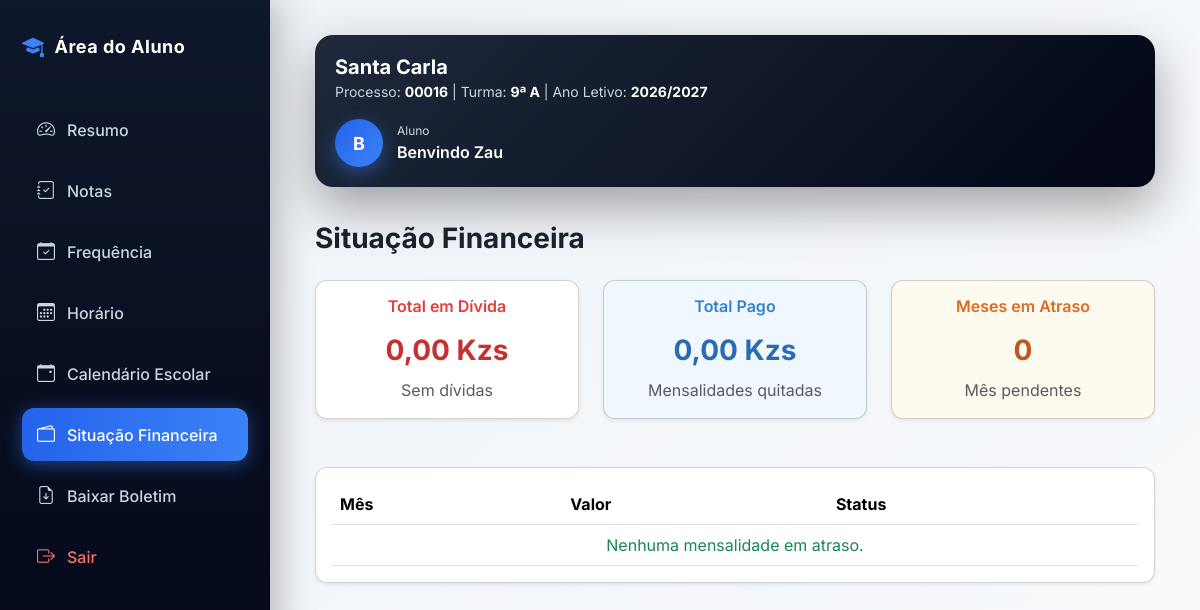
Page /alunos/financeiro/ (signed in) on the earlier database version.
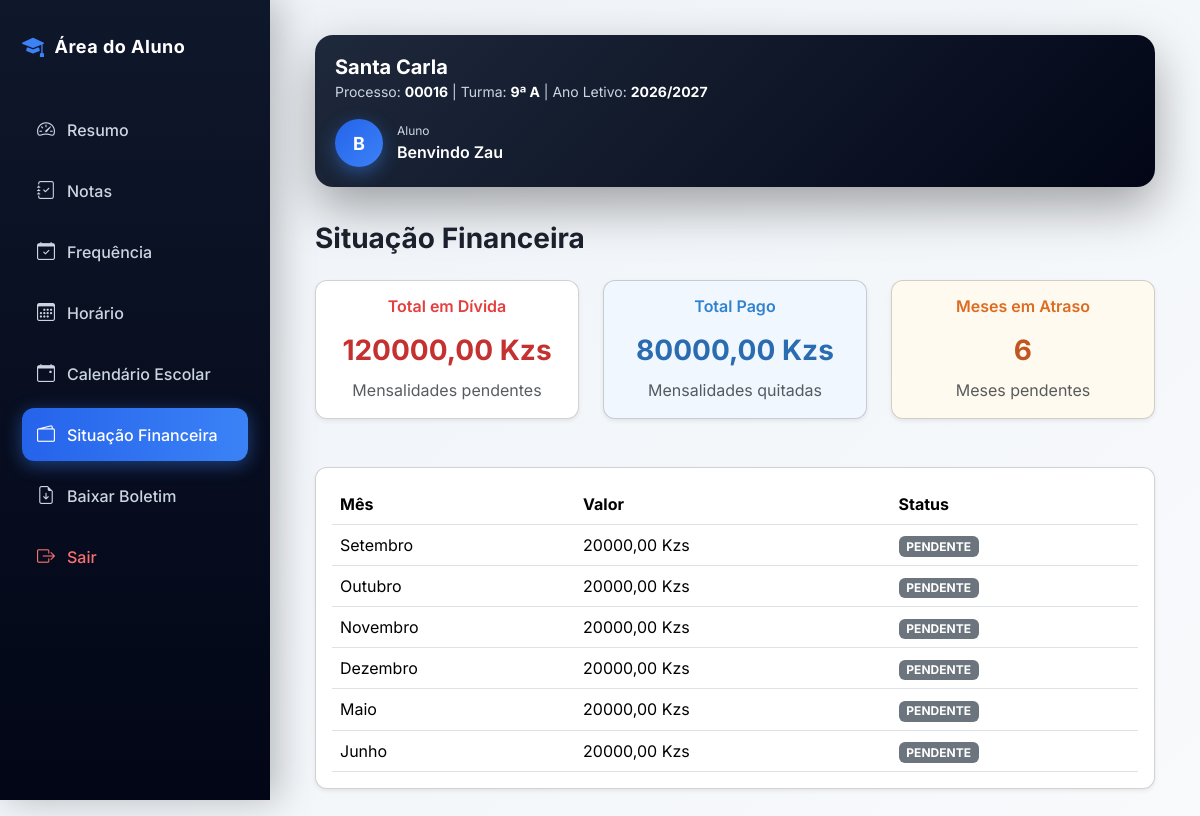
Same page on the later database version.
### academic/models.py (models this page shows, shortened)
class Mensalidade(models.Model):
    STATUS_CHOICES = [
        ("PENDENTE", "Pendente"),
        ("PAGA", "Paga"),
        ("ATRASADA", "Atrasada"),
    ]
    aluno = models.ForeignKey(
        "Aluno",
        on_delete=models.CASCADE,
        related_name="mensalidades"
    )
    ano_letivo = models.ForeignKey(
        "AnoLetivo",
        on_delete=models.CASCADE,
        related_name="mensalidades"
    )
    mes = models.CharField(
        max_length=20
    )
    valor = models.DecimalField(
        max_digits=10,
        decimal_places=2,
        default=0
    )
    vencimento = models.DateField()
    status = models.CharField(
        max_length=20,
        choices=STATUS_CHOICES,
        default="PENDENTE"
    )
    criado_em = models.DateTimeField(
        auto_now_add=True
    )
    class Meta:
        unique_together = ("aluno", "mes", "ano_letivo")
        ordering = ["vencimento"]
    @property
    def total_pago(self):
        total = self.pagamentos.aggregate(
            total=models.Sum("valor_pago")
        )["total"]
        return total or Decimal("0.00")
    def atualizar_status(self):
        hoje = timezone.now().date()
        if self.total_pago >= self.valor:
            novo_status = "PAGA"
        elif hoje > self.vencimento:
            novo_status = "ATRASADA"
        else:
            novo_status = "PENDENTE"
        if self.status != novo_status:
            self.status = novo_status
            self.save(update_fields=["status"])
    def save(self, *args, **kwargs):
        if self.mes:
            self.mes = self.mes.strip().title()
        super().save(*args, **kwargs)

### core/views.py (the view)
# urls.py: path('alunos/financeiro/', views.situacao_financeira, name='situacao_financeira'),
@login_required
def situacao_financeira(request):
    if getattr(request.user, "role", None) != "ALUNO":
        return redirect("dashboard")
    aluno = Aluno.objects.filter(usuario=request.user).first()
    if not aluno:
        return redirect("dashboard")
    mensalidades = Mensalidade.objects.filter(
        aluno=aluno
    ).order_by("vencimento")
    for m in mensalidades:
        m.atualizar_status()
    dividas = mensalidades.filter(
        status__in=["PENDENTE", "ATRASADA"]
    )
    tem_divida = dividas.exists()
    total_divida = dividas.aggregate(
        total=Sum("valor")
    )["total"] or 0
    total_pago = mensalidades.filter(
        status="PAGA"
    ).aggregate(
        total=Sum("valor")
    )["total"] or 0
    context = {
        "aluno": aluno,
        "dividas": dividas,
        "mensalidades": mensalidades,
        "tem_divida": tem_divida,
        "total_divida": total_divida,
        "total_pago": total_pago,
    }
    return render(
        request,
        "situacao_financeira.html",
        context
    )

### academic/models.py (called while the page is built)
    def __str__(self):
        return self.nome

### core/templates/situacao_financeira.html
{% extends "base_aluno.html" %}
{% block content %}
<h3 class="mb-4" style="font-weight:700; color:#1a202c;">Situação Financeira</h3>
<div class="row mb-5 g-4">
    <div class="col-lg-4 col-md-6">
        <div class="card shadow-sm p-3" style="border-radius:12px; background:#fff;">
            <div class="d-flex flex-column align-items-center">
                <h6 style="color:#e53e3e; font-weight:600;">Total em Dívida</h6>
                <h3 style="margin:10px 0; color:#c53030; font-weight:700;">{{ total_divida|floatformat:2 }} Kzs</h3>
                <p class="text-muted mb-0">{% if tem_divida %}Mensalidades pendentes{% else %}Sem dívidas{% endif %}</p>
            </div>
        </div>
    </div>
    <div class="col-lg-4 col-md-6">
        <div class="card shadow-sm p-3" style="border-radius:12px; background:#f0f7ff;">
            <div class="d-flex flex-column align-items-center">
                <h6 style="color:#3182ce; font-weight:600;">Total Pago</h6>
                <h3 style="margin:10px 0; color:#2b6cb0; font-weight:700;">{{ total_pago|floatformat:2 }} Kzs</h3>
                <p class="text-muted mb-0">Mensalidades quitadas</p>
            </div>
        </div>
    </div>
    <div class="col-lg-4 col-md-6">
        <div class="card shadow-sm p-3" style="border-radius:12px; background:#fffaf0;">
            <div class="d-flex flex-column align-items-center">
                <h6 style="color:#dd6b20; font-weight:600;">Meses em Atraso</h6>
                <h3 style="margin:10px 0; color:#c05621; font-weight:700;">{{ dividas|length }}</h3>
                <p class="text-muted mb-0">{% if dividas|length > 1 %}Meses{% else %}Mês{% endif %} pendentes</p>
            </div>
        </div>
    </div>
</div>
<div class="card shadow-sm p-3" style="border-radius:12px; background:#fff;">
    <div class="table-responsive">
        <table class="table table-hover align-middle" style="margin-bottom:0;">
            <thead style="background:#1a202c; color:white;">
                <tr>
                    <th>Mês</th>
                    <th>Valor</th>
                    <th>Status</th>
                </tr>
            </thead>
            <tbody>
                {% if dividas %}
                    {% for m in dividas %}
                    <tr>
                        <td>{{ m.mes }}</td>
                        <td>{{ m.valor|floatformat:2 }} Kzs</td>
                        <td>
                            {% if m.status == "PAGA" %}
                                <span class="badge bg-success">{{ m.status }}</span>
                            {% elif m.status == "ATRASADA" %}
                                <span class="badge bg-danger">{{ m.status }}</span>
                            {% else %}
                                <span class="badge bg-secondary">{{ m.status }}</span>
                            {% endif %}
                        </td>
                    </tr>
                    {% endfor %}
                {% else %}
                    <tr>
                        <td colspan="3" class="text-center text-success">Nenhuma mensalidade em atraso.</td>
                    </tr>
                {% endif %}
            </tbody>
        </table>
    </div>
</div>
{% endblock %}

Differences in the rows shown:
now on this page (row edited): Mensalidade: mes "Setembro", valor "20000,00", status "PENDENTE"
now on this page (row edited): Mensalidade: mes "Outubro", valor "20000,00", status "PENDENTE"
now on this page (row edited): Mensalidade: mes "Novembro", valor "20000,00", status "PENDENTE"
now on this page (row edited): Mensalidade: mes "Dezembro", valor "20000,00", status "PENDENTE"
now on this page (row edited): Mensalidade: mes "Maio", valor "20000,00", status "PENDENTE"
now on this page (row edited): Mensalidade: mes "Junho", valor "20000,00", status "PENDENTE"
Other differences:
{{ total_divida|floatformat:2 }}: "0,00" → "120000,00"
{{ total_pago|floatformat:2 }}: "0,00" → "80000,00"
{{ dividas|length }}: "0" → "6"
text no longer shown: "Sem dívidas Mês Nenhuma mensalidade em atraso."
text now shown: "Mensalidades pendentes Meses"
